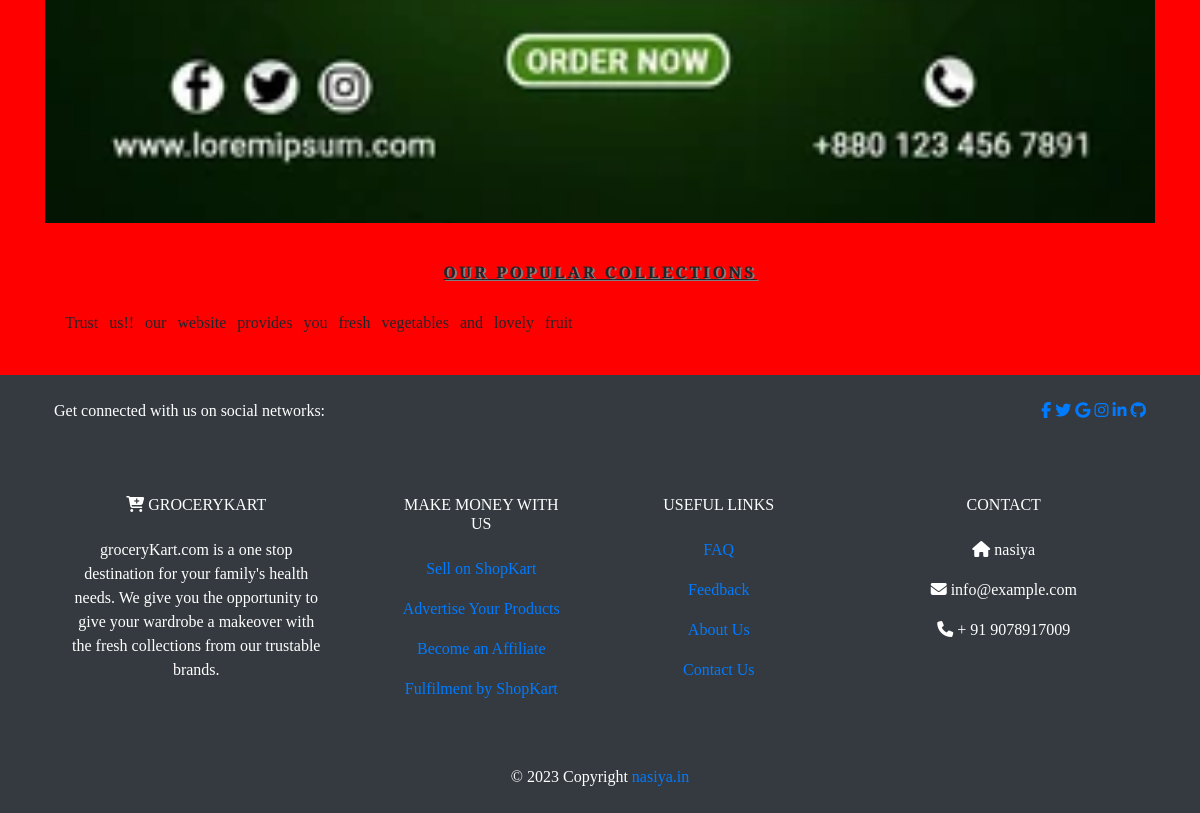
The app's page /shop (lower part), older data.
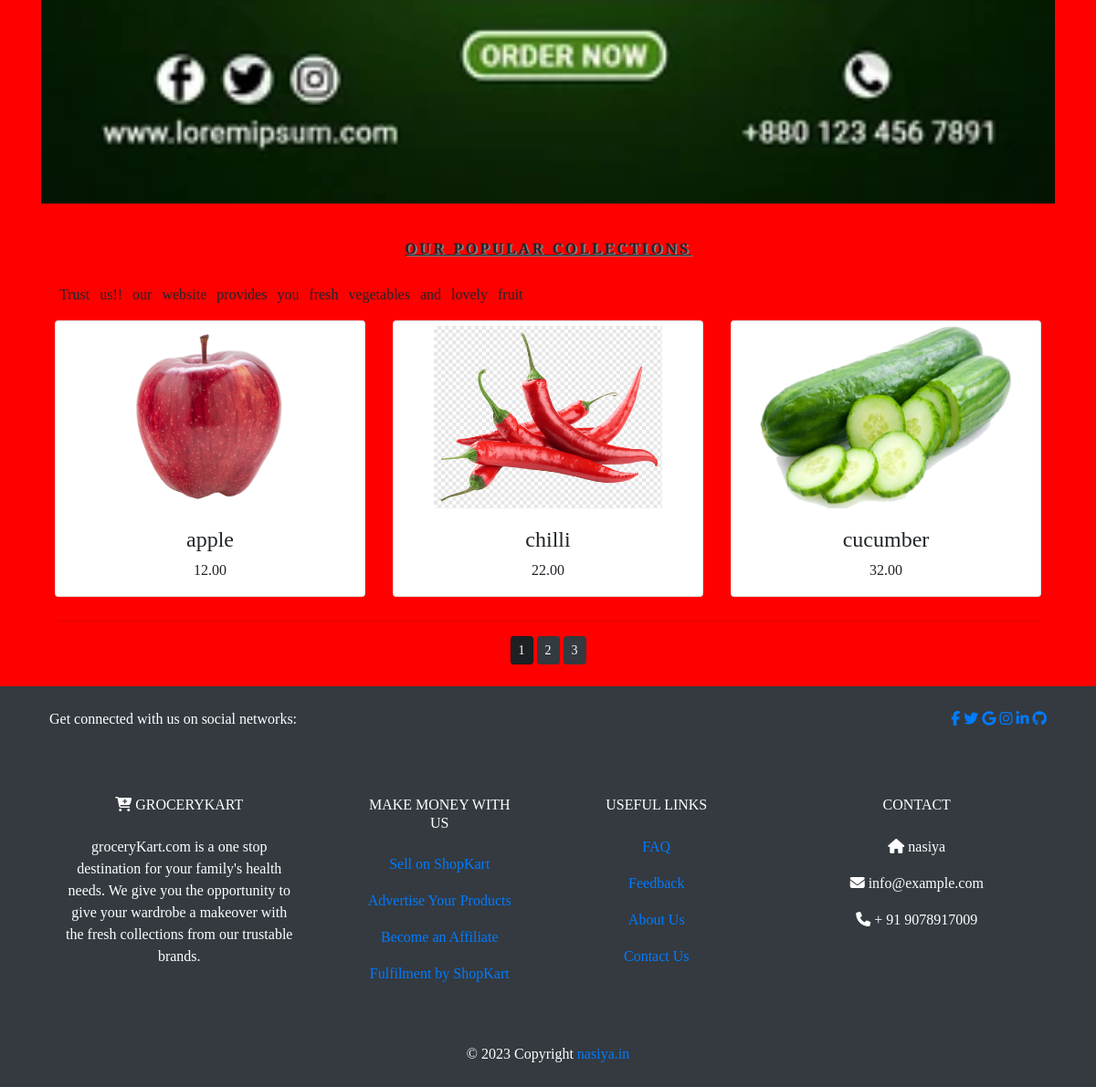
The same page, newer data.
### shop/models.py (models this page shows, shortened)
class Product(models.Model):
    name=models.CharField(max_length=250,unique=True)
    slug=models.SlugField(max_length=250,unique=True)
    description=models.TextField(blank=True)
    price=models.DecimalField(max_digits=10,decimal_places=2)
    category=models.ForeignKey(Category,on_delete=models.CASCADE)
    image = models.ImageField(upload_to='product', blank=True)
    stock=models.IntegerField()
    available=models.BooleanField(default=True)
    created=models.DateTimeField(auto_now_add=True)
    updated=models.DateTimeField(auto_now=True)
    def get_url(self):
        return reverse('shop:proCatDetail', args=[self.category.slug, self.slug])
    class Meta:
        ordering = ('name',)
        verbose_name = 'product'
        verbose_name_plural = 'products'

### shop/views.py (the view)
# urls.py: path('', views.allProCat, name="allProCat"),
def allProCat(request, cat_slug=None):
    cat_page = None
    products_list = None
    if cat_slug!=None:
        cat_page = get_object_or_404(Category, slug=cat_slug)
        products_list = Product.objects.all().filter(category=cat_page, available=True)
    else:
        products_list = Product.objects.all().filter(available=True)
    my_paginator = Paginator(products_list, 3)
    try:
        page = int(request.GET.get('page', '1'))
    except:
        page = 1
    try:
        products = my_paginator.page(page)
    except (EmptyPage, InvalidPage):
        products = my_paginator.page(my_paginator.num_pages)
    return render(request, "category.html", {'cat_key': cat_page, 'pro_key': products})

### cart/context_processors.py (called while the page is built)
def counter(request):
    item_count=0
    if 'admin' in request.path:
        return{}
    else:
        try:
            cart=Cart.objects.filter(cart_id=_cart_id(request))
            cart_items = CartItem.objects.all().filter(cart=cart[:1])
            for i in cart_items:
                item_count += i.quantity
        except Cart.DoesNotExist:
            item_count=0
    return dict(item_count=item_count)

### cart/views.py (called while the page is built)
def _cart_id(request):
    cart = request.session.session_key
    if not cart:
        cart = request.session.create()
    return cart

### shop/context_processors.py (called while the page is built)
def menu_links(request):
    my_links = Category.objects.all()
    return dict(links=my_links)

### shop/models.py (called while the page is built)
    def get_url(self):
        return reverse('shop:products_by_category',args=[self.slug])

### templates/category.html (shortened to what this page needs)
{% extends 'base.html' %}
{% load static %}
{% block content %}
 {% if cat_key %}
        <div>
            <img src="{{cat_key.image.url}}" alt="category_image" width="100%"> <br>
        </div>
        <div>
            <h1 class="text-center my_title"> {{cat_key.name}} </h1>
            <p class="text-justify"> {{cat_key.description}} </p>
        </div>
    {% else %}
        <div >
            <img class="my_image_padding" src="{% static 'img/banner.png' %}" alt="static/img/banner.png"  width="100%" > <br>
        </div>
        <div>
            <h1 class="text-center my_title" > Our popular collections </h1>
            <p class="text-justify my_content">Trust us!! our website  provides you fresh vegetables and lovely fruit </p>
        </div>
    {% endif %}
<div class="container">
    <div class="row">
        {% for product in pro_key.object_list %}
        <div class="my_bottom_margin col-9 col-sm-12 col-md-4  col-lg-4">
            <div class="card text-center" >
                <a class="card-img-top my_image_padding" href="{{product.get_url}}">
                    <img src="{{product.image.url}}" alt="product image" height="200px" width="auto"> </a>
                <div>
                    <h4> {{ product.name }} </h4>
                    <p> {{ product.price }}</p>
                </div>
            </div>
        </div>
        {% endfor %}
    </div>
    <div class="mx-auto">
        {% if pro_key.paginator.num_pages > 1 %}
        <hr>
            <div class="text-center">
                {% for pg in pro_key.paginator.page_range %}
                    <a href="?page={{pg}}" class="btn btn-dark btn-sm {% if pro_key.number == pg %} active {% endif %}">
                        {{pg}} </a>
                {% endfor %}
            </div>
        {% endif %}
    </div>
    <br>
</div>
{% endblock %}

### templates/base.html (shortened to what this page needs)
{% load static %}
<!DOCTYPE html>
<html lang="en">
<head>
    <link rel="stylesheet" href="https://cdn.jsdelivr.net/npm/bootstrap@4.0.0/dist/css/bootstrap.min.css">
    <link href="{% static 'css/style1.css' %}" rel="stylesheet" >
</head>
<body>
<div class="container">
{% block content %}
{% endblock %}
</div>
{% include 'footer.html' %}
</body>
</html>

### templates/header.html (shortened to what this page needs)
{% load static %}

### templates/footer.html
<footer class="text-center text-lg-start bg-dark text-white">
    <section class="container d-flex justify-content-center justify-content-lg-between p-4">
      <div class="me-5 d-none d-lg-block">
        <span>Get connected with us on social networks:</span>
      </div>
      <div>
        <a href="" class="me-4 text-reset"><i class="fa fa-facebook"></i></a>
        <a href="" class="me-4 text-reset"><i class="fa fa-twitter"></i></a>
        <a href="" class="me-4 text-reset"><i class="fa fa-google"></i></a>
        <a href="" class="me-4 text-reset"><i class="fa fa-instagram"></i></a>
        <a href="" class="me-4 text-reset"><i class="fa fa-linkedin"></i></a>
        <a href="" class="me-4 text-reset"><i class="fa fa-github"></i></a>
      </div>
    </section>
    <section class="">
      <div class="container text-center text-md-start mt-5">
        <div class="row mt-3">
          <div class="col-md-3 col-lg-4 col-xl-3 mx-auto mb-4">
            <h6 class="text-uppercase fw-bold mb-4"><i class="fa fa-cart-plus"></i> groceryKart</h6>
            <p>
              groceryKart.com is a one stop destination for your family's health needs.
               We give you the opportunity to give your wardrobe a makeover with the fresh collections from our trustable brands.
            </p>
          </div>
          <div class="col-md-2 col-lg-2 col-xl-2 mx-auto mb-4">
            <h6 class="text-uppercase fw-bold mb-4">Make Money with Us</h6>
            <p><a href="#!" class="text-reset">Sell on ShopKart</a></p>
            <p><a href="#!" class="text-reset">Advertise Your Products</a></p>
            <p><a href="#!" class="text-reset">Become an Affiliate</a></p>
            <p><a href="#!" class="text-reset">Fulfilment by ShopKart</a></p>
          </div>
          <div class="col-md-3 col-lg-2 col-xl-2 mx-auto mb-4">
            <h6 class="text-uppercase fw-bold mb-4">Useful links</h6>
            <p><a href="#!" class="text-reset">FAQ</a></p>
            <p><a href="#!" class="text-reset">Feedback</a></p>
            <p><a href="#!" class="text-reset">About Us</a></p>
            <p><a href="#!" class="text-reset">Contact Us</a></p>
          </div>
          <div class="col-md-4 col-lg-3 col-xl-3 mx-auto mb-md-0 mb-4">
            <h6 class="text-uppercase fw-bold mb-4"> Contact</h6>
            <p><i class="fa fa-home"></i> nasiya </p>
            <p><i class="fa fa-envelope"></i> info@example.com</p>
            <p><i class="fa fa-phone"></i> + 91 9078917009</p>
          </div>
        </div>
      </div>
    </section>
    <div class="text-center p-4">
      &copy;  2023 Copyright <a class="text-reset fw-bold" href="https://grocery.in/"> nasiya.in</a>
    </div>
  </footer>

### static/css/style1.css (style rules this page uses)
body { font-family: 'Playfair Display', serif; background-color: red; }
.my_title { font-size: 16px; text-transform: uppercase; letter-spacing:.2em; padding-top:20px; padding-bottom:20px; text-decoration:underline; text-shadow:2px 1px grey; font-weight:bold; }
.my_content { text-indent:20px; word-spacing:7px; }
.my_image_padding { padding-top:5px; padding-bottom:20px; }
.my_bottom_margin { margin-bottom:10px; }

Row changes from the older to the newer data that the page shows:
added Product: image (picture), name "apple", price "12.00"
added Product: image (picture), name "chilli", price "22.00"
added Product: image (picture), name "cucumber", price "32.00"
Text that changed along with them:
new list line: "1"
new list line: "2"
new list line: "3"
